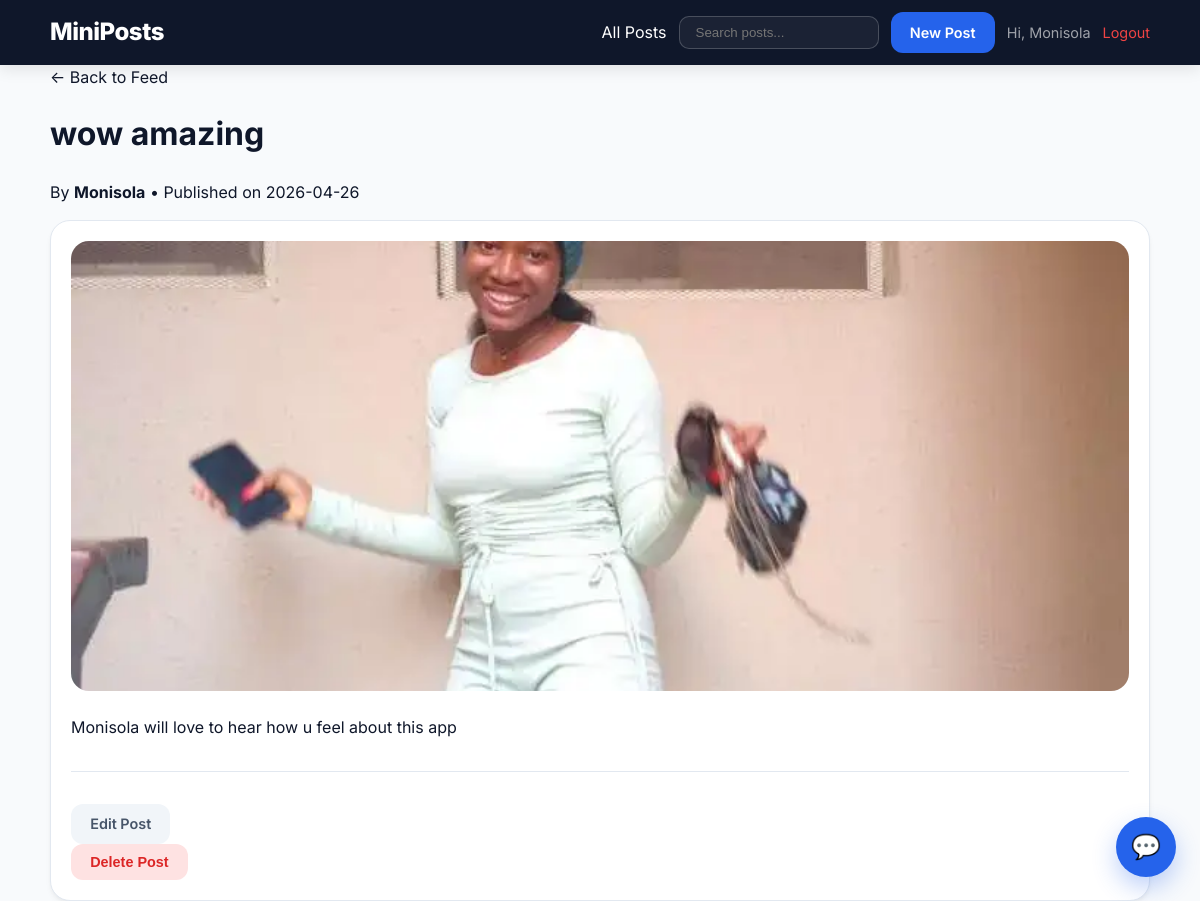
/posts/2 (signed in), run on the app's committed database.
### tables this page shows
CREATE TABLE users (
            id INTEGER PRIMARY KEY AUTOINCREMENT,
            username TEXT UNIQUE NOT NULL,
            password TEXT NOT NULL
        );

CREATE TABLE posts (
                id INTEGER PRIMARY KEY AUTOINCREMENT,
                title TEXT NOT NULL,
                content TEXT NOT NULL,
                image TEXT,
                created_at TEXT NOT NULL,
                updated_at TEXT NOT NULL
            , user_id INTEGER);

### app.py (the view)
@app.route("/posts/<int:post_id>")
def show_post(post_id):
    with get_db() as conn:
        post = conn.execute("""
            SELECT posts.*, users.username as author
            FROM posts
            LEFT JOIN users ON posts.user_id = users.id
            WHERE posts.id=?
        """, (post_id,)).fetchone()
    if not post:
        flash("Post not found!", "error")
        return redirect(url_for("index"))
    return render_template("show.html", post=post)

### app.py (called while the page is built)
def get_db():
    conn = sqlite3.connect(DB_PATH)
    conn.row_factory = sqlite3.Row
    return conn

### templates/show.html
{% extends "base.html" %}
{% block content %}
<div class="page-head">
    <a href="{{ url_for('index') }}" class="breadcrumb">← Back to Feed</a>
    <h1>{{ post.title }}</h1>
    <p class="muted">By <strong>{{ post.author if post.author else 'Unknown' }}</strong> • Published on {{ post.created_at[:10] }}</p>
</div>
<div class="card">
    {% if post.image %}
        <img src="{{ url_for('static', filename='uploads/' + post.image) }}" class="post-img-large">
    {% endif %}
    <div class="prose">
        {{ post.content | replace('\n', '<br>') | safe }}
    </div>
    {% if session.get('user_id') == post.user_id %}
        <hr style="margin: 2rem 0; border: 0; border-top: 1px solid #e2e8f0;">
        <div class="card-actions">
            <a class="btn btn-ghost" href="{{ url_for('edit_post', post_id=post.id) }}">Edit Post</a>
            <form method="POST" action="{{ url_for('delete_post', post_id=post.id) }}" onsubmit="return confirm('Are you sure you want to delete this post?')">
                <button class="btn btn-danger">Delete Post</button>
            </form>
        </div>
    {% endif %}
</div>
{% endblock %}

### templates/base.html (shortened to what this page needs)
<!doctype html>
<html lang="en">
<head>
    <link rel="stylesheet" href="{{ url_for('static', filename='css/style.css') }}">
</head>
<body>
<header class="site-header">
    <div class="container header-inner">
        <a class="brand" href="{{ url_for('index') }}">MiniPosts</a>
        <nav class="nav">
            <a href="{{ url_for('index') }}">All Posts</a>
            <form action="{{ url_for('index') }}" method="GET">
                <input class="search-box" type="text" name="search" placeholder="Search posts...">
            </form>
            {% if session.get('user_id') %}
                <a class="btn btn-primary" href="{{ url_for('new_post') }}">New Post</a>
                <span style="color: rgba(255,255,255,0.6); font-size: 0.9rem;">Hi, {{ session.username }}</span>
                <a href="{{ url_for('logout') }}" style="color: #ef4444; font-size: 0.9rem;">Logout</a>
            {% else %}
                <a class="nav-link" href="{{ url_for('login') }}">Login</a>
                <a class="btn btn-primary" href="{{ url_for('register') }}">Join / Sign Up</a>
            {% endif %}
        </nav>
    </div>
</header>
<main class="container">
    {% block content %}{% endblock %}
</main>
<button class="chat-toggle" onclick="toggleChat()">💬</button>
</body>
</html>

### static/css/style.css (style rules this page uses)
* { box-sizing: border-box; }
body { margin: 0; font-family: 'Inter', -apple-system, BlinkMacSystemFont, "Segoe UI", Roboto, Helvetica, Arial, sans-serif; color: #0f172a; background: #f8fafc; line-height: 1.5; }
a { color: inherit; text-decoration: none; transition: 0.2s; }
.container { width: min(1100px, calc(100% - 2rem)); margin: 0 auto; }
.site-header { position: sticky; top: 0; background: #0f172a; color: #fff; box-shadow: 0 4px 15px rgba(0, 0, 0, 0.1); z-index: 100; padding: 0.75rem 0; }
.header-inner { display: flex; align-items: center; justify-content: space-between; gap: 1rem; flex-wrap: wrap; }
.brand { font-weight: 800; font-size: 1.5rem; letter-spacing: -0.02em; }
.nav { display: flex; gap: 0.75rem; align-items: center; flex-wrap: wrap; }
.search-box { padding: 0.5rem 1rem; border-radius: 10px; border: 1px solid rgba(255, 255, 255, 0.2); background: rgba(255, 255, 255, 0.05); color: #fff; width: 200px; transition: 0.3s; }
.card { background: #fff; border: 1px solid #e2e8f0; border-radius: 20px; padding: 1.25rem; display: flex; flex-direction: column; height: 100%; box-shadow: 0 4px 6px -1px rgba(0, 0, 0, 0.05), 0 2px 4px -1px rgba(0, 0, 0, 0.03); transition: transform 0.2s, box-shadow 0.2s; }
.post-img-large { width: 100%; max-height: 450px; object-fit: cover; border-radius: 18px; margin-bottom: 1.5rem; }
.btn { display: inline-flex; align-items: center; justify-content: center; padding: 0.6rem 1.2rem; border-radius: 12px; font-weight: 600; font-size: 0.9rem; cursor: pointer; border: none; transition: 0.2s; }
.btn-primary { background: #2563eb; color: #fff; }
.btn-ghost { background: #f1f5f9; color: #475569; }
.btn-danger { background: #fee2e2; color: #dc2626; }
.chat-toggle { position: fixed; right: 1.5rem; bottom: 1.5rem; width: 60px; height: 60px; background: #2563eb; color: #fff; border-radius: 50%; box-shadow: 0 10px 25px rgba(37, 99, 235, 0.3); border: none; font-size: 1.5rem; cursor: pointer; z-index: 1000; }

### data on the page
users: username "Monisola"
posts: title "wow amazing", created_at "2026-04-26", image (picture), content "Monisola will love to hear how u feel about this app"
